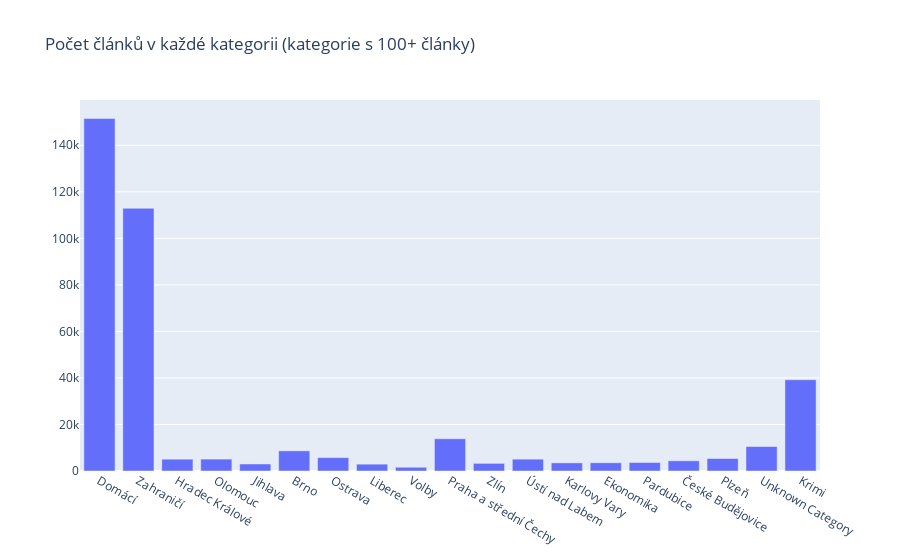

Here is the notebook cell this chart was saved with:
### Code cell
# Vypište počet unikátních kategorií a počet článků v každé kategorii
categories = [article["category"] for article in articles]
unique_categories = set(categories)
print(f"Počet unikátních kategorií: {len(unique_categories)}")
categories_count = defaultdict(int)
for category in categories:
    categories_count[category] += 1


print("Počty článků v každé kategorii:")
# VYPSAT  prvních 20 kategorii s nejvyší počtem článků
for category, count in list(categories_count.items())[:20]:
    print(f"{category}: {count}")

# Vytvořte graf počtu článků v každé kategorii (pouze kategorie s 100+ články)
categories_count = {category: count for category, count in categories_count.items() if count >= 1500}
import plotly.graph_objects as go
fig = go.Figure(data=[go.Bar(x=list(categories_count.keys()), y=list(categories_count.values()))])
fig.update_layout(title="Počet článků v každé kategorii (kategorie s 100+ články)")
fig.show()

### Figure 1 — Plotly figure (JSON) as saved in the notebook; plotly's stock layout.template omitted (floating-point values rounded to 4 significant figures)
{"data": [{"type": "bar", "x": ["Domácí", "Zahraničí", "Hradec Králové", "Olomouc", "Jihlava", "Brno", "Ostrava", "Liberec", "Volby", "Praha a střední Čechy", "Zlín", "Ústí nad Labem", "Karlovy Vary", "Ekonomika", "Pardubice", "České Budějovice", "Plzeň", "Unknown Category", "Krimi"], "y": [151493, 112925, 5070, 5113, 3011, 8660, 5755, 2945, 1608, 13854, 3290, 5088, 3498, 3541, 3637, 4388, 5357, 10503, 39218]}], "layout": {"title": {"text": "Počet článků v každé kategorii (kategorie s 100+ články)"}}}
